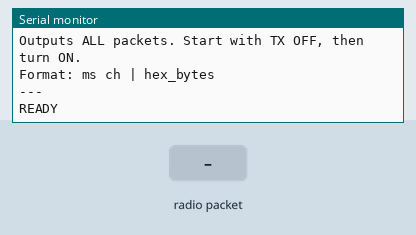
Recording of a sketch running on a simulated Arduino Uno, built with avr-gcc and run on an emulated ATmega328P. Shown: the last lines printed to the serial monitor. The test bench sets the inputs (shaded band). No radio packets arrive unless stated.

Above: at 1.7 s.
1.8 s: radio packet "1" arrives
At 2.8 s:
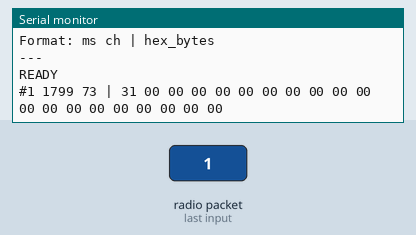
3.3 s: radio packet "0" arrives
At 3.9 s:
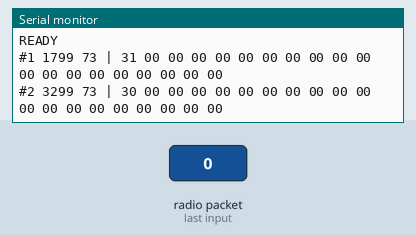
4.8 s: radio packet "2" arrives
At 6.3 s:
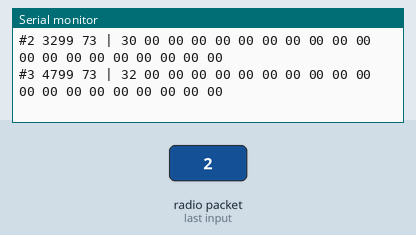

Measured:
- after the input at 1.8 s, the serial monitor: prints a new line at once (image 1)
- after the input at 3.3 s, the serial monitor: prints a new line at once (image 2)
- after the input at 4.8 s, the serial monitor: prints a new line at once (image 3)

The sketch:

11_handshake_capture.ino
```cpp
// ============================================================================
// F8620 — Handshake Stream Capture
// Outputs EVERY packet with millisecond timestamp. No dedup.
// For capturing the TX-on → bind → connected sequence.
// ============================================================================

#include <SPI.h>
#include <RF24.h>

RF24 radio(9, 10);

static const uint8_t target_channels[] = {72, 73, 74, 75, 76, 77};
static const uint8_t NUM_CH = 6;
static uint32_t pkt_count = 0;

void print_hex(uint8_t val) {
  if (val < 0x10) Serial.print('0');
  Serial.print(val, HEX);
}

void setup() {
  Serial.begin(230400);  // faster baud for stream
  delay(500);

  Serial.println(F("=== HANDSHAKE CAPTURE ==="));
  Serial.println(F("Outputs ALL packets. Start with TX OFF, then turn ON."));
  Serial.println(F("Format: ms ch | hex_bytes"));
  Serial.println(F("---"));

  if (!radio.begin()) {
    Serial.println(F("FAIL"));
    while (1) {}
  }

  radio.setChannel(target_channels[0]);
  radio.setDataRate(RF24_1MBPS);
  radio.setCRCLength(RF24_CRC_DISABLED);
  radio.setAutoAck(false);
  radio.setPayloadSize(32);
  radio.setAddressWidth(5);

  uint8_t addr[] = {0xAA, 0xAA, 0xAA, 0xAA, 0xAA};
  radio.openReadingPipe(0, addr);
  radio.startListening();

  Serial.println(F("READY"));
}

void loop() {
  // Fast channel hopping
  static uint8_t ch_idx = 0;
  static uint32_t last_hop = 0;

  if (millis() - last_hop > 1) {  // 1ms per channel = 6ms full cycle
    ch_idx = (ch_idx + 1) % NUM_CH;
    radio.stopListening();
    radio.setChannel(target_channels[ch_idx]);
    radio.startListening();
    last_hop = millis();
  }

  uint8_t pipe;
  if (radio.available(&pipe)) {
    uint8_t buf[32];
    radio.read(buf, 32);

    // Minimal filter: not all same byte
    bool all_same = true;
    for (uint8_t i = 1; i < 8; i++) {
      if (buf[i] != buf[0]) { all_same = false; break; }
    }
    if (all_same) return;

    pkt_count++;

    // Format: #count timestamp channel | bytes
    Serial.print('#');
    Serial.print(pkt_count);
    Serial.print(' ');
    Serial.print(millis());
    Serial.print(' ');
    Serial.print(target_channels[ch_idx]);
    Serial.print(F(" | "));

    for (uint8_t i = 0; i < 20; i++) {
      print_hex(buf[i]);
      Serial.print(' ');
    }
    Serial.println();
  }
}
```
